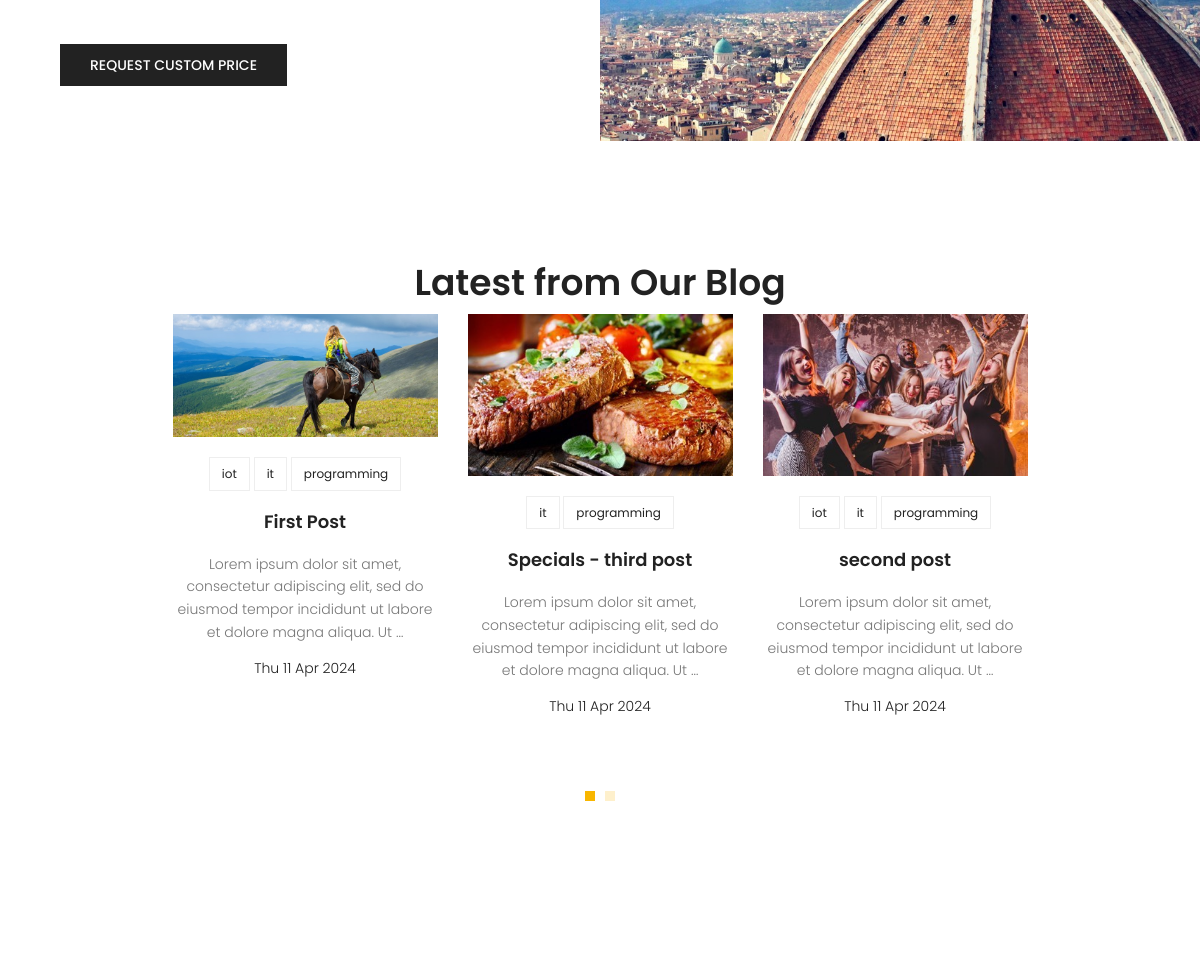
The app's page / (middle part), older data.
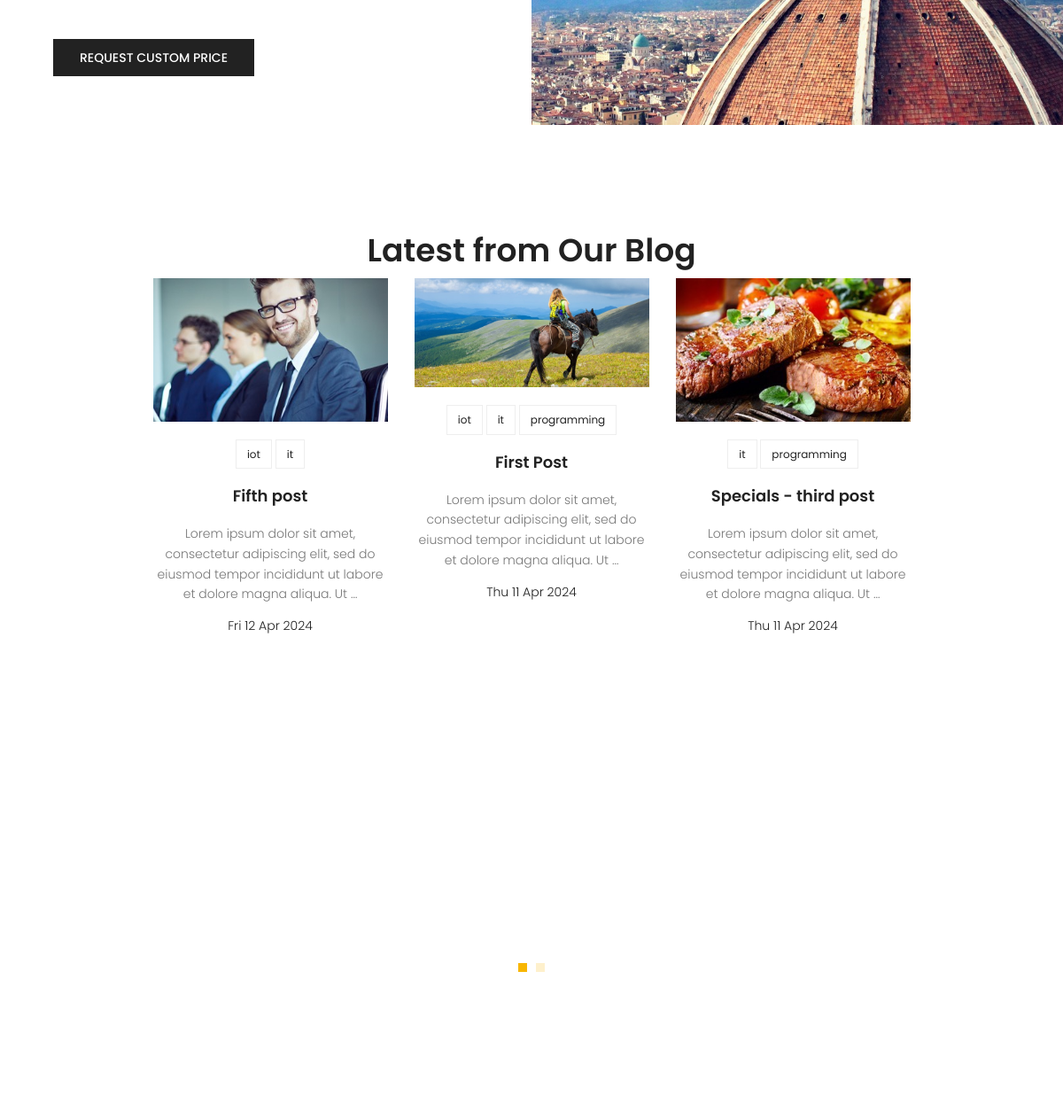
The same page, newer data.
### blog/models.py (models this page shows, shortened)
class Post(models.Model):
    image = models.ImageField(upload_to='blog/', default='blog/default.jpg')
    author = models.ForeignKey(User, on_delete=models.SET_NULL, null=True)
    title = models.CharField(max_length=255)
    content = models.TextField()
    tags = TaggableManager()
    category= models.ManyToManyField(Category)
    counted_view=models.IntegerField(default=0) #(default = 0)
    status=models.BooleanField(default=False)
    published_date = models.DateTimeField(null=True)
    created_date = models.DateTimeField(auto_now_add=True)
    updated_date = models.DateTimeField(auto_now=True)
    login_require =models.BooleanField(default=False)
    class Meta:
        ordering=['-created_date']
        verbose_name='پست'
        verbose_name_plural='پست ها'

class Category(models.Model):
    name  = models.CharField(max_length=255)

### website/views.py (the view)
# urls.py: path('',index_view, name='index'),
def index_view(request):
    return render (request, 'website/index.html')

### blog/templatetags/latest_posts.py (called while the page is built)
@register.inclusion_tag('blog/latest_posts.html')
def show_latest_posts(count=6):
    current_time = timezone.now()
    latest_posts = Post.objects.filter(status =1,published_date__lte=current_time).order_by('-published_date')[:count]
    return {'latest_posts': latest_posts}

### templates/website/index.html (shortened to what this page needs)
{% extends 'base.html' %}
{% load static %}
{% load latest_posts %}
{% block content %}
<section class="home-about-area">
	<div class="container-fluid">
		<div class="row align-items-center justify-content-end">
			<div class="col-lg-6 col-md-12 home-about-left">
				<p>
				</p>
				<a href="#" class="primary-btn text-uppercase">request custom price</a>
			</div>
			<div class="col-lg-6 col-md-12 home-about-right no-padding">
				<img class="img-fluid" src="{% static 'img/about-img.jpg' %}" alt="">
			</div>
		</div>
	</div>
</section>
	{% show_latest_posts %}
{% endblock %}

### templates/blog/latest_posts.html
<section class="recent-blog-area section-gap">
    <div class="container">
        <div class="row d-flex justify-content-center">
            <div class="menu-content pb-60 col-lg-9">
                <div class="title text-center">
                    <h1 class="mb-10">Latest from Our Blog</h1>
                    <div class="row">
                        <div class="active-recent-blog-carusel">
                            {% for post in latest_posts %}
                            <div class="single-recent-blog-post item">
                                <div class="thumb">
                                    <img class="img-fluid" src="{{ post.image.url }}" alt="">
                                </div>
                                <div class="details">
                                    <div class="tags">
                                        <ul>
                                            {% for cat in post.category.all%}
                                            <li>
                                                <a href="{% url 'blog:category' cat_name=cat.name %}"> {{cat.name}}</a>
                                            </li>
                                            {% endfor %}
                                        </ul>
                                    </div>
                                    <a href="{% url 'blog:single' pid=post.id %}">
                                        <h4 class="title">{{ post.title }}</h4>
                                    </a>
                                    <p>
                                        {{post.content|truncatewords:20}}
                                    </p>
                                    <h6 class="date">{{post.published_date | date:"D d M Y"}}</h6>
                                </div>
                            </div>
                            {% endfor %}
                        </div>
                    </div>
                </div>
            </div>
        </div>
    </div>
</section>

Row changes from the older to the newer data that the page shows:
no longer on this page (row edited): Post: image (picture), title "second post", content "Lorem ipsum dolor sit amet, consectetur adipiscing elit, sed do eiusmod tempor incididunt ut labore et dolore magna aliqua. Ut …", published_date "Thu 11 Apr 2024", Category (name "iot"), Category (name "it"), Category (name "programming")
now on this page (row edited): Post: image (picture), title "Fifth post", content "Lorem ipsum dolor sit amet, consectetur adipiscing elit, sed do eiusmod tempor incididunt ut labore et dolore magna aliqua. Ut …", published_date "Fri 12 Apr 2024", Category (name "iot"), Category (name "it")
